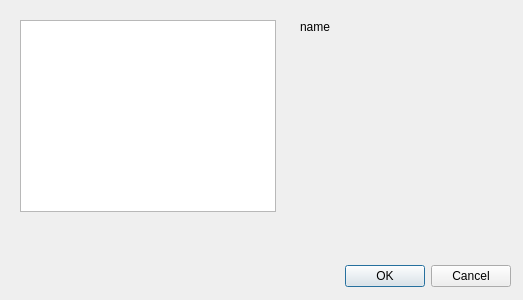
<?xml version="1.0" encoding="UTF-8"?>
<ui version="4.0">
 <class>Dialog</class>
 <widget class="QDialog" name="Dialog">
  <property name="geometry">
   <rect>
    <x>0</x>
    <y>0</y>
    <width>523</width>
    <height>300</height>
   </rect>
  </property>
  <property name="windowTitle">
   <string>Dialog</string>
  </property>
  <widget class="QDialogButtonBox" name="buttonBox">
   <property name="geometry">
    <rect>
     <x>170</x>
     <y>260</y>
     <width>341</width>
     <height>32</height>
    </rect>
   </property>
   <property name="orientation">
    <enum>Qt::Horizontal</enum>
   </property>
   <property name="standardButtons">
    <set>QDialogButtonBox::Cancel|QDialogButtonBox::Ok</set>
   </property>
  </widget>
  <widget class="QListView" name="session_list">
   <property name="geometry">
    <rect>
     <x>20</x>
     <y>20</y>
     <width>256</width>
     <height>192</height>
    </rect>
   </property>
  </widget>
  <widget class="QLabel" name="session_detail">
   <property name="geometry">
    <rect>
     <x>300</x>
     <y>20</y>
     <width>201</width>
     <height>191</height>
    </rect>
   </property>
   <property name="text">
    <string>name</string>
   </property>
   <property name="alignment">
    <set>Qt::AlignLeading|Qt::AlignLeft|Qt::AlignTop</set>
   </property>
  </widget>
 </widget>
 <resources/>
 <connections>
  <connection>
   <sender>buttonBox</sender>
   <signal>accepted()</signal>
   <receiver>Dialog</receiver>
   <slot>accept()</slot>
   <hints>
    <hint type="sourcelabel">
     <x>248</x>
     <y>254</y>
    </hint>
    <hint type="destinationlabel">
     <x>157</x>
     <y>274</y>
    </hint>
   </hints>
  </connection>
  <connection>
   <sender>buttonBox</sender>
   <signal>rejected()</signal>
   <receiver>Dialog</receiver>
   <slot>reject()</slot>
   <hints>
    <hint type="sourcelabel">
     <x>316</x>
     <y>260</y>
    </hint>
    <hint type="destinationlabel">
     <x>286</x>
     <y>274</y>
    </hint>
   </hints>
  </connection>
 </connections>
</ui>
